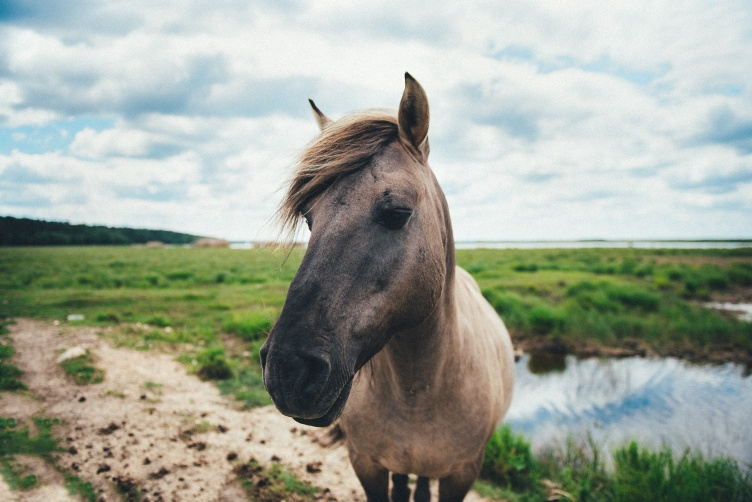
#> input picture OpenCV/horse-jordan-sanchez.jpg, 752 x 502 px
$ jupyter execute --allow-errors OpenCV.ipynb   (shell and % lines are left out)
#> lines starting #> are read from the running program, lines starting #| are printed output that depends on the picture
[cell 1]
import cv2

[cell 2]
# if import cv2 fails we need to install opencv for python

[cell 3]
import cv2

[cell 4]
import numpy as np

from matplotlib import pyplot as plt

[cell 5]
import requests

#> (a cell that did not finish here is left out)

#> (a cell that did not finish here is left out)

[cell 8]
img = cv2.imread("cvlogo.png")

[cell 9]
type(img)

#> (a cell that did not finish here is left out)

[cell 11]
horse = cv2.imread("horse-jordan-sanchez.jpg")
#> horse is the input picture: shape (502, 752, 3); mean B, G, R 151.4, 164.2, 158.1

[cell 12]
horse.size
#> Out = 1132512

[cell 13]
horse.shape
#> Out = (502, 752, 3)

[cell 14]
502*752*3

[cell 15]
2**8

[cell 16]
256**3

[cell 17]
type(horse)

#> (a cell that did not finish here is left out)

#> (a cell that did not finish here is left out)

[cell 20]
444*360*3

[cell 21]
type(img)

[cell 22]
plt.imshow(horse)
plt.show()

[cell 23]
# cv stores colors in different order than matplotlib
newhorse = cv2.cvtColor(horse, cv2.COLOR_BGR2RGB)
plt.imshow(newhorse)
plt.show()

[cell 24]
def plotColorHist(img):
    color = ('b','g','r')
    for i,col in enumerate(color):
        histr = cv2.calcHist([img],[i],None,[256],[0,256])
        plt.plot(histr,color = col)
        plt.xlim([0,256])
    plt.show()
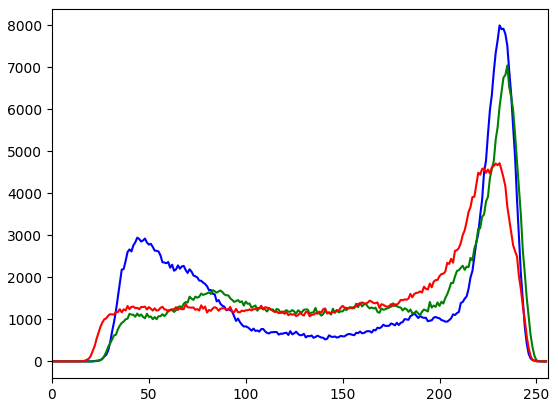
#> figure drawn by matplotlib, 1 panel; curve peaks at x = 231, y = 8002; curve peaks at x = 235, y = 7048; curve peaks at x = 231, y = 4720

[cell 25]
plotColorHist(horse)

[cell 26]
plotColorHist(newhorse)
#> in plotColorHist (call 2), `plt.show()`:
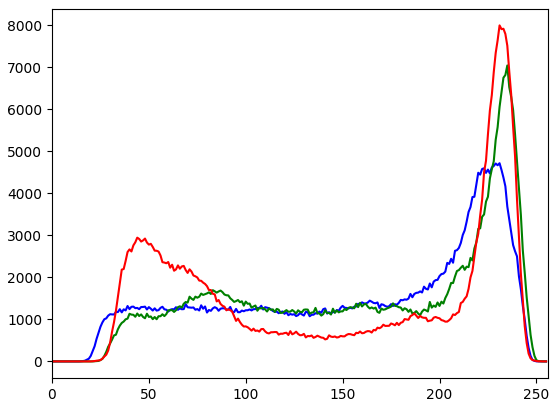
#> figure drawn by matplotlib, 1 panel; curve peaks at x = 231, y = 4720; curve peaks at x = 235, y = 7048; curve peaks at x = 231, y = 8002

[cell 27]
def detectKeypointsSurf(src):
    #-- Step 1: Detect the keypoints using SURF Detector
    minHessian = 400
    # non free algo!!!
    # https://www.pyimagesearch.com/2015/07/16/where-did-sift-and-surf-go-in-opencv-3/
    # detector = cv2.xfeatures2d_SURF.create(hessianThreshold=minHessian)
    detector = cv2.O
    keypoints = detector.detect(src)
    #-- Draw keypoints
    # create empty image with same dimensions and color depth as src
    img_keypoints = np.empty((src.shape[0], src.shape[1], 3), dtype=np.uint8)
    cv2.drawKeypoints(src, keypoints, img_keypoints)
    #-- Show detected (drawn) keypoints
    plt.imshow(img_keypoints)
    plt.show()

[cell 28]
def detectKeypointsOrb(img):
    # Initiate STAR detector
    orb = cv2.ORB_create()

    # find the keypoints with ORB
    kp = orb.detect(img,None)
#> kp = 500 keypoints; strongest (x, y, size): (406, 73, 31), (407, 73, 37.2), (406, 74, 53.6), (406, 75, 64.3)

    # compute the descriptors with ORB
    kp, des = orb.compute(img, kp)
    # blank needed just because of peculariaties of interfacing with c++ lib for opencv
    # this is hell! https://stackoverflow.com/questions/31631352/typeerror-required-argument-outimg-pos-6-not-found
    # https://docs.opencv.org/3.1.0/d1/d89/tutorial_py_orb.html is INCORRECT!!!
    blank = np.empty((img.shape[0], img.shape[1], 3), dtype=np.uint8)
    # draw only keypoints location,not size and orientation
    img2 = cv2.drawKeypoints(img,kp,blank,color=(255,0,0), flags=0)
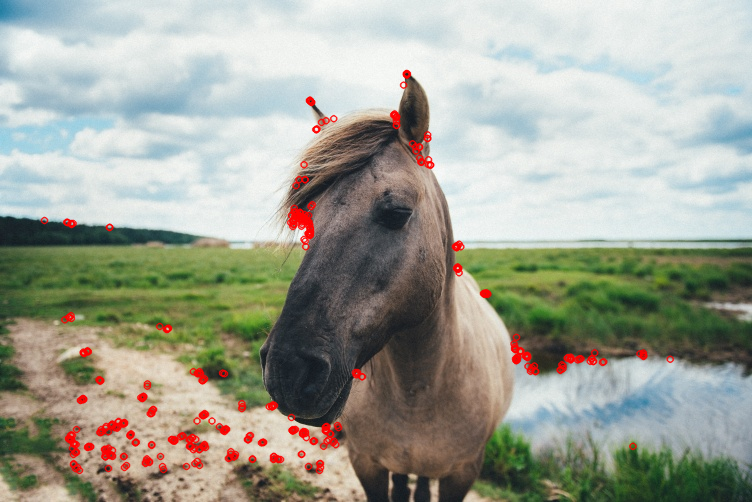
#> img2: shape (502, 752, 3); mean R, G, B 160, 162, 149.6
    plt.imshow(img2)
    plt.show()

$ run again, with OpenCV/Uniform.jpg copied over OpenCV/horse-jordan-sanchez.jpg
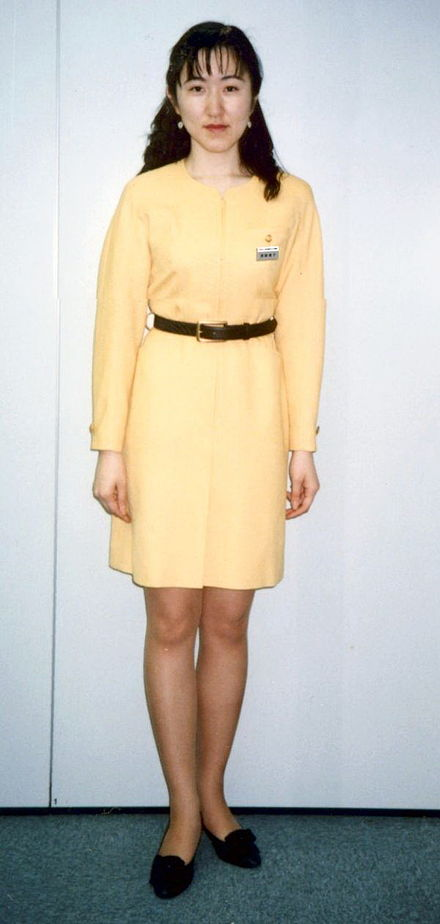
#> input picture OpenCV/Uniform.jpg, 440 x 924 px
#> horse is the input picture: shape (924, 440, 3); mean B, G, R 181.4, 190.2, 193.2
#> in plotColorHist (call 2), `plt.show()`:
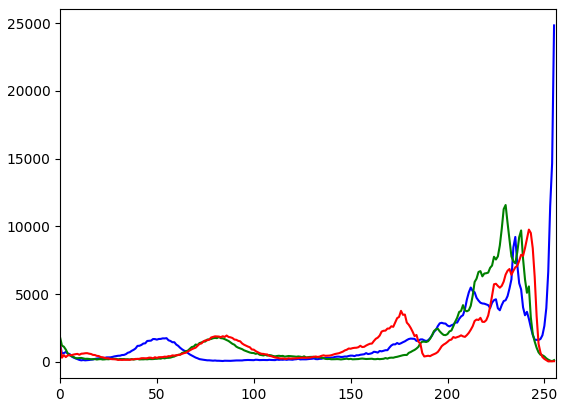
#> figure drawn by matplotlib, 1 panel; curve peaks at x = 255, y = 24830; curve peaks at x = 230, y = 11576; curve peaks at x = 242, y = 9762
#> kp = 500 keypoints; strongest (x, y, size): (156, 316, 37.2), (157, 319, 77.1), (143, 167, 92.6), (156, 317, 44.6)
#> in detectKeypointsOrb, `img2 = cv2.drawKeypoints(img,kp,blank,color=(255,0,0), flags=0)`:
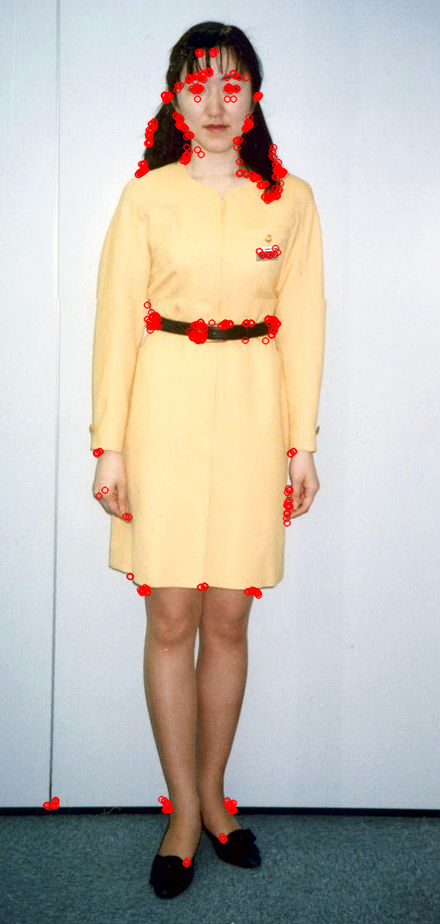
#> img2: shape (924, 440, 3); mean R, G, B 194.7, 188.6, 180.1
